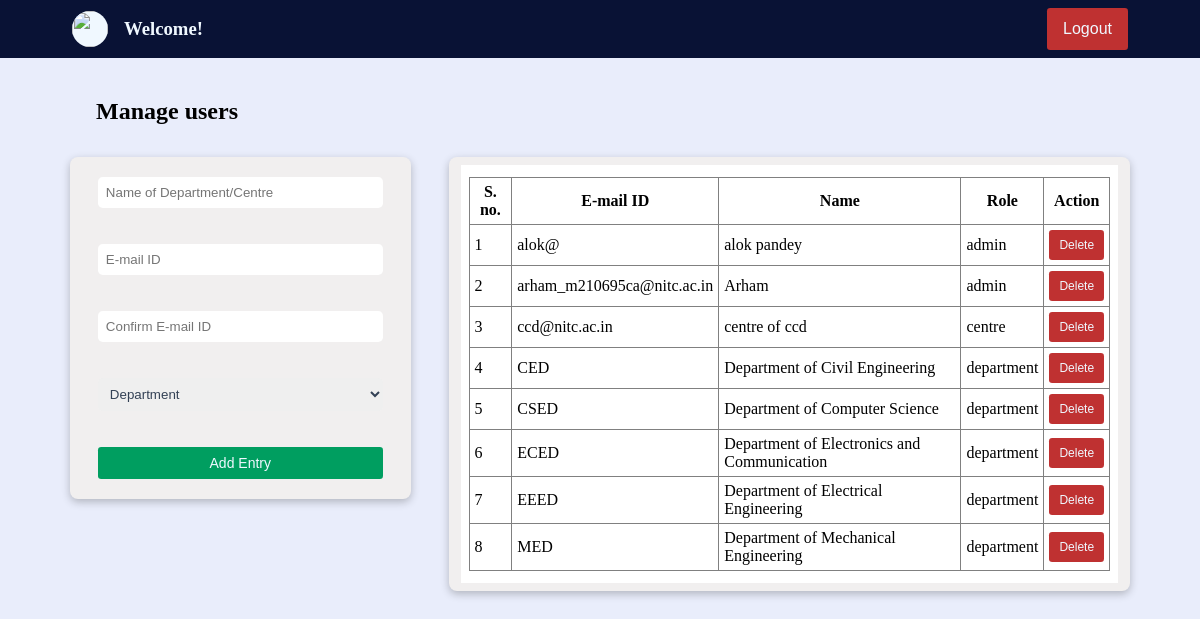
The page /users.php on the database its author committed.
### tables this page shows
CREATE TABLE `entity` (
  `id` varchar(80) NOT NULL,
  `name` varchar(120) NOT NULL,
  `role` varchar(20) NOT NULL
);

### users.php (the view, shortened to what this page needs)
<?php
if (empty($_SESSION['access_token'])) {
    $fname = "Welcome! ";
    $lname = $_GET["user"];
    $pic = "./asset/nitc_logo_icon.svg";
} else {
    $fname = $_SESSION["first_name"];
    $lname = $_SESSION['last_name'];
    $pic = $_SESSION['profile_picture'];
}
?>
<!DOCTYPE html>
<html>
<head>
    <link href="./styles/forms.css" type="text/css" rel="stylesheet">
</head>
<body>
    <div class="container">
        <?php
        echo '<div class="user_strip">
                <a href="../dashboard.php?user=' . $lname . '" class="user_to_dash">
                    <div class="user">
                        <img src="' . $pic . '" class="user_image" />
                        <h3>' . $fname . ' ' . $lname . '</h3>
                    </div>
                </a>
                <div class="logout_btn_holder">
                    <a href="./logout.php" class="">
                        <button class="logout_btn">Logout</button>
                    </a>
                </div  >
            </div>';
        ?>
        <div class="subcontainer">
            <h2>Manage users</h2>
            <div class="content_container">
                <div class="left_container">
                    <div class="form_container">
                        <form id="myForm" action="" method="post" onsubmit="return validateForm();" class="form_field">
                            <input type="text" name="name" placeholder="Name of Department/Centre" class="input-fields"><br><br>
                            <input type="text" name="email" placeholder="E-mail ID" class="input-fields"><br><br>
                            <input type="text" name="Cemail" placeholder="Confirm E-mail ID" class="input-fields"><br><br>
                            <select name="role" class="input-fields">
                                <option value="department">Department</option>
                            </select><br><br>
                            <input type="submit" class="submit-button" value="Add Entry">
                        </form>
                    </div>
                </div>
                <div class="table_container">
                    <?php
                    $con = mysqli_connect('localhost', 'root', '', 'imsdemo');
                    $sql = "SELECT * FROM entity";
                    $rs = mysqli_query($con, $sql);
                    echo '<div class="table_field">';
                    echo '
                    <table border="1">
                    <tr>
                        <th class="box">S. no.</th>
                        <th class="box">E-mail ID</th>
                        <th class="box">Name</th>
                        <th class="box">Role</th>
                        <th class="box">Action</th>
                    </tr>';
                    $count = 1;
                    while ($row = mysqli_fetch_assoc($rs)) {
                        $email = $row['id'];
                        $name = $row['name'];
                        $role = $row['role'];
                        echo '<tr>
                            <td class="box sn">' . $count . '</td>
                            <td class="box name">' . $email . '</td>
                            <td class="box services">' . $name . '</td>
                            <td class="box services">' . $role . '</td>
                            <td class="box button_box btn"><button class="delete_btn" data-id="' . $email . '">Delete</button></td>
                        </tr>';
                        $count++;
                    }
                    echo '</table>
                </div>';
                    ?>
                </div>
            </div>
        </div>
    </div>
</body>
</html>

### styles/forms.css (style rules this page uses)
* { padding: 0; margin: 0; box-sizing: border-box; }
.container { height: 100vh; width: 100vw; padding: 0; background-color: #E9EDFB; overflow: auto; }
.subcontainer { display: flex; flex-direction: column; padding: 2.5rem 2rem; }
h2 { margin-left: 4rem; }
.user_to_dash { text-decoration: none; color: aliceblue; }
.user_strip { background-color: #091235; color: aliceblue; display: flex; align-items: center; justify-content: space-between; padding: 8px; }
.user { display: flex; align-items: center; margin-left: 4em; gap: 16px; }
.user_image { width: 36px; height: 36px; border-radius: 100%; background-color:aliceblue; }
.logout_btn_holder { width: fit-content; margin-right: 4em; }
.logout_btn { font-size: 16px; padding: 12px 16px; border: none; border-radius: 0.2rem; color: aliceblue; cursor: pointer; transition: all; transition-duration: 150ms; background-color: #BF3131; }
.content_container { display: flex; justify-content: space-evenly; align-items: start; width: 100%; margin-top: 2rem; }
.left_container { width: 30%; display: flex; gap: 16px; flex-direction: column; }
.form_container { display: flex; flex-direction: column; width: 100%; justify-content: space-evenly; background-color: #F1EFEF; border-radius: 0.5em; padding: 8px 12px; height: auto; box-shadow: rgba(0, 0, 0, 0.24) 0px 3px 8px; }
.form_field { display: flex; flex-direction: column; padding: 12px 16px; }
.input-fields { padding: 8px; border: none; border-radius: 0.3rem; color: rgb(51 65 85); transition: all; transition-duration: 150ms; }
.submit-button { font-size: 14px; width: 100%; padding: 8px 0px; border: none; border-radius: 0.2rem; color: aliceblue; cursor: pointer; transition: all; transition-duration: 150ms; background-color: #009E60; }
.table_container { display: flex; flex-direction: column; width: 60%; justify-content: start; background-color: #F1EFEF; border-radius: 0.5em; padding: 8px 12px; max-height: 580px; overflow: scroll; box-shadow: rgba(0, 0, 0, 0.24) 0px 3px 8px; }
.table_field { background-color: white; width: 100%; height: 100%; padding: 12px 8px; }
table { width: 100%; border-collapse: collapse; }
.box { padding: 5px; word-wrap: break-word; }
.name, .entity, .s_date, .e_date, .qual { text-wrap: nowrap; }
.button_box { text-align: center; }
.delete_btn { font-size: 12px; padding: 8px 10px; border: none; border-radius: 0.2rem; color: aliceblue; cursor: pointer; transition: all; transition-duration: 150ms; background-color: #BF3131; }

### rows shown on the page
entity: id "alok@", name "alok pandey", role "admin"
entity: id "arham_m210695ca@nitc.ac.in", name "Arham", role "admin"
entity: id "ccd@nitc.ac.in", name "centre of ccd", role "centre"
entity: id "CED", name "Department of Civil Engineering", role "department"
entity: id "CSED", name "Department of Computer Science", role "department"
entity: id "ECED", name "Department of Electronics and Communication", role "department"
entity: id "EEED", name "Department of Electrical Engineering", role "department"
entity: id "MED", name "Department of Mechanical Engineering", role "department"

### other values the page prints
$fname "Welcome!"
